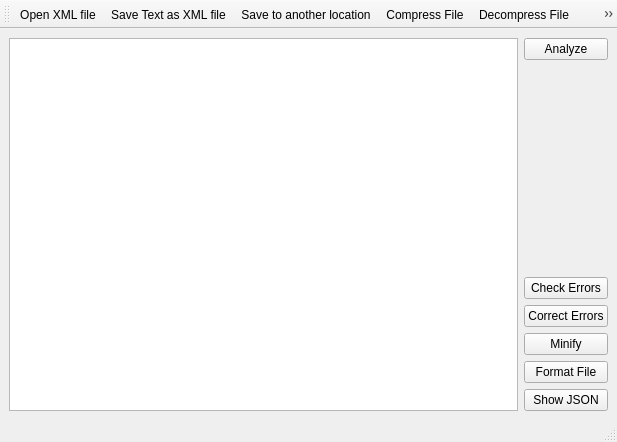
<?xml version="1.0" encoding="UTF-8"?>
<ui version="4.0">
 <class>XML_project</class>
 <widget class="QMainWindow" name="XML_project">
  <property name="geometry">
   <rect>
    <x>0</x>
    <y>0</y>
    <width>617</width>
    <height>442</height>
   </rect>
  </property>
  <property name="windowTitle">
   <string>XML Editor</string>
  </property>
  <widget class="QWidget" name="centralwidget">
   <layout class="QHBoxLayout" name="horizontalLayout_2">
    <item>
     <layout class="QHBoxLayout" name="horizontalLayout">
      <item>
       <widget class="QTextEdit" name="textEdit">
        <property name="minimumSize">
         <size>
          <width>500</width>
          <height>300</height>
         </size>
        </property>
       </widget>
      </item>
      <item>
       <layout class="QVBoxLayout" name="verticalLayout_4">
        <item>
         <widget class="QPushButton" name="details_button">
          <property name="text">
           <string>Analyze</string>
          </property>
         </widget>
        </item>
        <item>
         <spacer name="verticalSpacer">
          <property name="orientation">
           <enum>Qt::Vertical</enum>
          </property>
          <property name="sizeHint" stdset="0">
           <size>
            <width>20</width>
            <height>40</height>
           </size>
          </property>
         </spacer>
        </item>
        <item>
         <widget class="QPushButton" name="error_check_button">
          <property name="text">
           <string>Check Errors</string>
          </property>
         </widget>
        </item>
        <item>
         <widget class="QPushButton" name="error_correct_button">
          <property name="text">
           <string>Correct Errors</string>
          </property>
         </widget>
        </item>
        <item>
         <widget class="QPushButton" name="Minify_button">
          <property name="text">
           <string>Minify</string>
          </property>
         </widget>
        </item>
        <item>
         <widget class="QPushButton" name="format_button">
          <property name="text">
           <string>Format File</string>
          </property>
         </widget>
        </item>
        <item>
         <widget class="QPushButton" name="jason_button">
          <property name="text">
           <string>Show JSON</string>
          </property>
         </widget>
        </item>
       </layout>
      </item>
      <item>
       <layout class="QVBoxLayout" name="verticalLayout"/>
      </item>
     </layout>
    </item>
   </layout>
  </widget>
  <widget class="QStatusBar" name="statusbar"/>
  <widget class="QToolBar" name="toolBar">
   <property name="windowTitle">
    <string>toolBar</string>
   </property>
   <attribute name="toolBarArea">
    <enum>TopToolBarArea</enum>
   </attribute>
   <attribute name="toolBarBreak">
    <bool>false</bool>
   </attribute>
   <addaction name="actionOpen_XML_file"/>
   <addaction name="actionSave_Text_as_XML_file"/>
   <addaction name="actionSave_to_another_location"/>
   <addaction name="actionCompress"/>
   <addaction name="actionDecompress"/>
   <addaction name="actionClear"/>
   <addaction name="actionundo"/>
   <addaction name="actionRedo"/>
  </widget>
  <action name="actionOpen_XML_file">
   <property name="icon">
    <iconset resource="images.qrc">
     <normaloff>:/images/Open_icon-icons.com_73704.png</normaloff>:/images/Open_icon-icons.com_73704.png</iconset>
   </property>
   <property name="text">
    <string>Open XML file</string>
   </property>
  </action>
  <action name="actionSave_Text_as_XML_file">
   <property name="icon">
    <iconset resource="images.qrc">
     <normaloff>:/images/add.png</normaloff>:/images/add.png</iconset>
   </property>
   <property name="text">
    <string>Save Text as XML file</string>
   </property>
  </action>
  <action name="actionClear">
   <property name="icon">
    <iconset resource="images.qrc">
     <normaloff>:/images/close.png</normaloff>:/images/close.png</iconset>
   </property>
   <property name="text">
    <string>Clear</string>
   </property>
  </action>
  <action name="actionundo">
   <property name="icon">
    <iconset resource="images.qrc">
     <normaloff>:/images/10558_green_undo_icon.png</normaloff>:/images/10558_green_undo_icon.png</iconset>
   </property>
   <property name="text">
    <string>Undo</string>
   </property>
  </action>
  <action name="actionRedo">
   <property name="icon">
    <iconset resource="images.qrc">
     <normaloff>:/images/10508_green_redo_icon.png</normaloff>:/images/10508_green_redo_icon.png</iconset>
   </property>
   <property name="text">
    <string>Redo</string>
   </property>
  </action>
  <action name="actionCompress">
   <property name="icon">
    <iconset resource="images.qrc">
     <normaloff>:/images/compression.png</normaloff>:/images/compression.png</iconset>
   </property>
   <property name="text">
    <string>Compress File</string>
   </property>
   <property name="menuRole">
    <enum>QAction::NoRole</enum>
   </property>
  </action>
  <action name="actionDecompress">
   <property name="icon">
    <iconset resource="images.qrc">
     <normaloff>:/images/zip.png</normaloff>:/images/zip.png</iconset>
   </property>
   <property name="text">
    <string>Decompress File</string>
   </property>
   <property name="menuRole">
    <enum>QAction::NoRole</enum>
   </property>
  </action>
  <action name="actionSave_to_another_location">
   <property name="icon">
    <iconset resource="images.qrc">
     <normaloff>:/images/save.png</normaloff>:/images/save.png</iconset>
   </property>
   <property name="text">
    <string>Save to another location</string>
   </property>
   <property name="menuRole">
    <enum>QAction::NoRole</enum>
   </property>
  </action>
 </widget>
 <resources>
  <include location="images.qrc"/>
 </resources>
 <connections/>
</ui>
